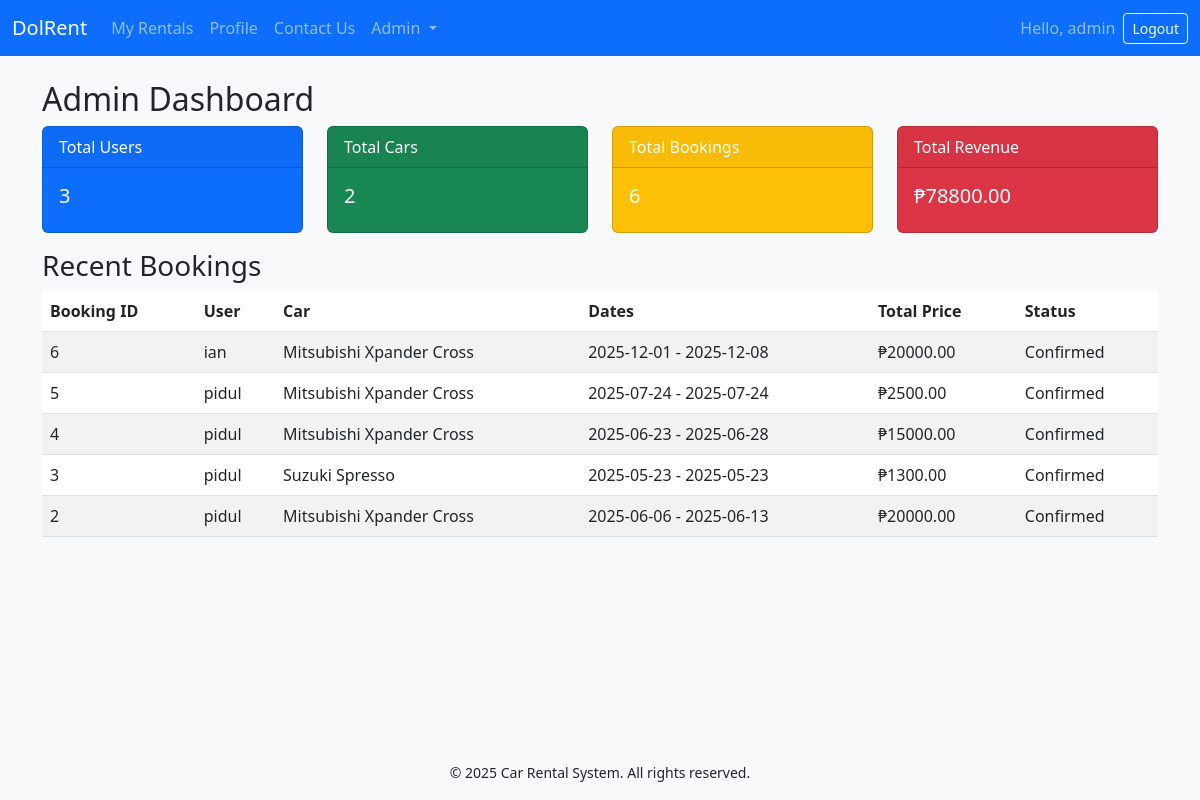
The app's page /admin/dashboard (signed in) with its own data.
### app.py (models this page shows, shortened)
class User(UserMixin, db.Model):
    id = db.Column(db.Integer, primary_key=True)
    username = db.Column(db.String(80), unique=True, nullable=False)
    email = db.Column(db.String(120), unique=True, nullable=False)
    password_hash = db.Column(db.String(128), nullable=False)
    is_admin = db.Column(db.Boolean, default=False)
    profile_image = db.Column(db.String(255), nullable=True)
    rentals = db.relationship('Booking', backref='renter', lazy=True)
    messages = db.relationship('ContactMessage', backref='sender', lazy=True)

class Booking(db.Model):
    id = db.Column(db.Integer, primary_key=True)
    user_id = db.Column(db.Integer, db.ForeignKey('user.id'), nullable=False)
    car_id = db.Column(db.Integer, db.ForeignKey('car.id'), nullable=False)
    start_date = db.Column(db.Date, nullable=False)
    end_date = db.Column(db.Date, nullable=False)
    total_price = db.Column(db.Float, nullable=False)
    status = db.Column(db.String(20), default='Confirmed')  # Confirmed, Cancelled, Completed
    created_at = db.Column(db.DateTime, default=datetime.utcnow)

class Car(db.Model):
    id = db.Column(db.Integer, primary_key=True)
    make = db.Column(db.String(50), nullable=False)
    model = db.Column(db.String(50), nullable=False)
    year = db.Column(db.Integer, nullable=False)
    price_per_day = db.Column(db.Float, nullable=False)
    description = db.Column(db.Text, nullable=True)
    image_url = db.Column(db.String(255), nullable=True)
    active = db.Column(db.Boolean, default=True)
    bookings = db.relationship('Booking', backref='car', lazy=True)

### app.py (the view)
@app.route('/admin/dashboard')
@login_required
@admin_required
def admin_dashboard():
    total_users = User.query.count()
    total_cars = Car.query.count()
    total_bookings = Booking.query.count()
    total_revenue = db.session.query(db.func.sum(Booking.total_price)).filter(Booking.status=='Confirmed').scalar() or 0
    recent_bookings = Booking.query.order_by(Booking.created_at.desc()).limit(5).all()
    return render_template('admin_dashboard.html',
                           total_users=total_users,
                           total_cars=total_cars,
                           total_bookings=total_bookings,
                           total_revenue=total_revenue,
                           recent_bookings=recent_bookings)

### app.py (called while the page is built)
@login_manager.user_loader
def load_user(user_id):
    return User.query.get(int(user_id))

def is_admin():
    return current_user.is_authenticated and current_user.is_admin

def admin_required(func):
    from functools import wraps
    @wraps(func)
    def decorated_view(*args, **kwargs):
        if not is_admin():
            abort(403)
        return func(*args, **kwargs)
    return decorated_view

### templates/admin_dashboard.html (shortened to what this page needs)
{% extends 'base.html' %}
{% block content %}
<h2>Admin Dashboard</h2>
<div class="row">
  <div class="col-md-3">
    <div class="card text-white bg-primary mb-3">
      <div class="card-header">Total Users</div>
      <div class="card-body">
        <h5 class="card-title">{{ total_users }}</h5>
      </div>
    </div>
  </div>
  <div class="col-md-3">
    <div class="card text-white bg-success mb-3">
      <div class="card-header">Total Cars</div>
      <div class="card-body">
        <h5 class="card-title">{{ total_cars }}</h5>
      </div>
    </div>
  </div>
  <div class="col-md-3">
    <div class="card text-white bg-warning mb-3">
      <div class="card-header">Total Bookings</div>
      <div class="card-body">
        <h5 class="card-title">{{ total_bookings }}</h5>
      </div>
    </div>
  </div>
  <div class="col-md-3">
    <div class="card text-white bg-danger mb-3">
      <div class="card-header">Total Revenue</div>
      <div class="card-body">
        <h5 class="card-title">₱{{ "%.2f"|format(total_revenue) }}</h5>
      </div>
    </div>
  </div>
</div>
<h3>Recent Bookings</h3>
<table class="table table-striped">
  <thead>
    <tr>
      <th>Booking ID</th>
      <th>User</th>
      <th>Car</th>
      <th>Dates</th>
      <th>Total Price</th>
      <th>Status</th>
    </tr>
  </thead>
  <tbody>
    {% for booking in recent_bookings %}
    <tr>
      <td>{{ booking.id }}</td>
      <td>{{ booking.renter.username }}</td>
      <td>{{ booking.car.make }} {{ booking.car.model }}</td>
      <td>{{ booking.start_date }} - {{ booking.end_date }}</td>
      <td>₱{{ "%.2f"|format(booking.total_price) }}</td>
      <td>{{ booking.status }}</td>
    </tr>
    {% endfor %}
  </tbody>
</table>
{% endblock %}

### templates/base.html (shortened to what this page needs)
<!DOCTYPE html>
<html lang="en">
<head>
    <link href="https://cdn.jsdelivr.net/npm/bootstrap@5.3.0/dist/css/bootstrap.min.css" rel="stylesheet" />
    <link rel="stylesheet" href="{{ url_for('static', filename='css/style.css') }}" />
</head>
<body>
<nav class="navbar navbar-expand-lg navbar-dark bg-primary">
  <div class="container-fluid">
    <a class="navbar-brand" href="{{ url_for('home') }}">DolRent</a>
    <div class="collapse navbar-collapse" id="navbarNav">
      <ul class="navbar-nav me-auto">
      {% if current_user.is_authenticated %}
        <li class="nav-item">
          <a class="nav-link" href="{{ url_for('my_rentals') }}">My Rentals</a>
        </li>
        <li class="nav-item">
          <a class="nav-link" href="{{ url_for('profile') }}">Profile</a>
        </li>
        <li class="nav-item">
          <a class="nav-link" href="{{ url_for('contact') }}">Contact Us</a>
        </li>
        {% if current_user.is_admin %}
        <li class="nav-item dropdown">
          <a class="nav-link dropdown-toggle" href="#" id="adminDropdown"
             role="button" data-bs-toggle="dropdown" aria-expanded="false">
             Admin
          </a>
        </li>
        {% endif %}
      {% else %}
        <li class="nav-item"><a class="nav-link" href="{{ url_for('login') }}">Login</a></li>
        <li class="nav-item"><a class="nav-link" href="{{ url_for('register') }}">Register</a></li>
        <li class="nav-item"><a class="nav-link" href="{{ url_for('contact') }}">Contact Us</a></li>
      {% endif %}
      </ul>
      {% if current_user.is_authenticated %}
      <span class="navbar-text me-2">Hello, {{ current_user.username }}</span>
      <a class="btn btn-outline-light btn-sm" href="{{ url_for('logout') }}">Logout</a>
      {% endif %}
    </div>
  </div>
</nav>
<div class="container mt-4">
  {% block content %}{% endblock %}
</div>
<footer class="bg-light py-3 mt-5 text-center">
  <div class="container">
    <small>© 2025 Car Rental System. All rights reserved.</small>
  </div>
</footer>
</body>
</html>

### static/css/style.css (style rules this page uses)
body { padding-bottom: 60px; background-color: #f8f9fa; }
footer { position: fixed; bottom: 0; width: 100%; }

### records on screen
User: username "admin"
Booking: id "6", renter.username "ian", car.make "Mitsubishi", car.model "Xpander Cross", start_date "2025-12-01", end_date "2025-12-08", total_price "20000.00", status "Confirmed"
Booking: id "5", renter.username "pidul", car.make "Mitsubishi", car.model "Xpander Cross", start_date "2025-07-24", end_date "2025-07-24", total_price "2500.00", status "Confirmed"
Booking: id "4", renter.username "pidul", car.make "Mitsubishi", car.model "Xpander Cross", start_date "2025-06-23", end_date "2025-06-28", total_price "15000.00", status "Confirmed"
Booking: id "3", renter.username "pidul", car.make "Suzuki", car.model "Spresso", start_date "2025-05-23", end_date "2025-05-23", total_price "1300.00", status "Confirmed"
Booking: id "2", renter.username "pidul", car.make "Mitsubishi", car.model "Xpander Cross", start_date "2025-06-06", end_date "2025-06-13", total_price "20000.00", status "Confirmed"

### other values on screen
{{ total_users }} "3"
{{ total_cars }} "2"
{{ total_bookings }} "6"
{{ "%.2f"|format(total_revenue) }} "78800.00"
